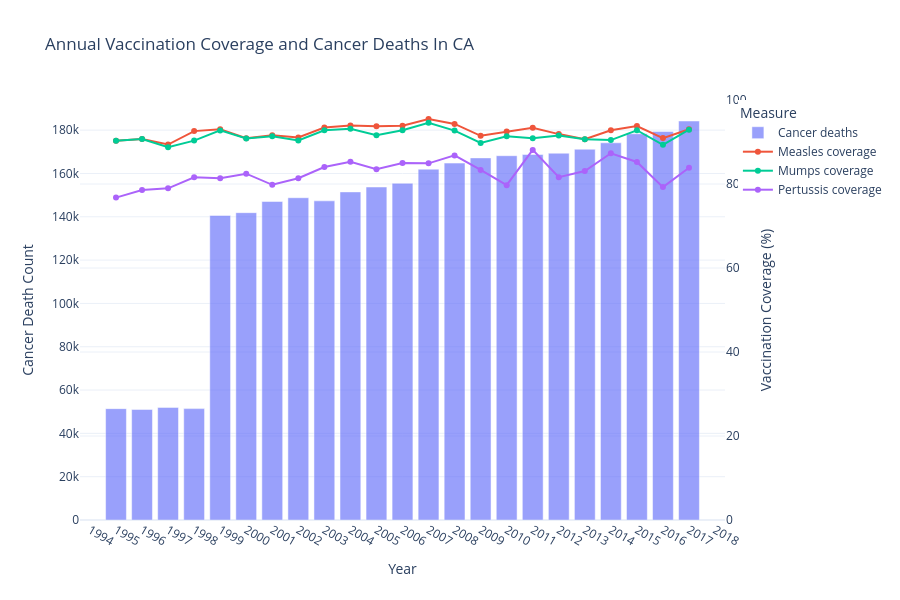

Notebook code for this chart:
### Code cell
graph_cancer_vaccination_coverage(panel_df, 'CA')

### Figure 1 — Plotly figure (JSON) as saved in the notebook; plotly's stock layout.template omitted (floating-point values rounded to 4 significant figures)
{"data": [{"hovertemplate": "Year: %{x}<br>Cancer deaths: %{y:,.0f}<extra></extra>", "name": "Cancer deaths", "opacity": 0.65, "type": "bar", "x": [1995, 1996, 1997, 1998, 1999, 2000, 2001, 2002, 2003, 2004, 2005, 2006, 2007, 2008, 2009, 2010, 2011, 2012, 2013, 2014, 2015, 2016, 2017], "y": [51420.0, 51060.0, 51990.0, 51430.0, 140700.0, 141900.0, 147100.0, 148800.0, 147400.0, 151500.0, 153700.0, 155500.0, 162000.0, 164800.0, 167200.0, 168200.0, 168800.0, 169400.0, 171200.0, 174200.0, 178300.0, 179400.0, 184200.0]}, {"hovertemplate": "Year: %{x}<br>Measles coverage: %{y:.2f}%<extra></extra>", "mode": "lines+markers", "name": "Measles coverage", "type": "scatter", "x": [1995, 1996, 1997, 1998, 1999, 2000, 2001, 2002, 2003, 2004, 2005, 2006, 2007, 2008, 2009, 2010, 2011, 2012, 2013, 2014, 2015, 2016, 2017], "y": [90.32, 90.73, 89.4, 92.59, 93.02, 90.89, 91.6, 91.07, 93.43, 93.91, 93.73, 93.89, 95.49, 94.31, 91.47, 92.5, 93.4, 91.88, 90.66, 92.79, 93.78, 90.93, 93.02], "yaxis": "y2"}, {"hovertemplate": "Year: %{x}<br>Mumps coverage: %{y:.2f}%<extra></extra>", "mode": "lines+markers", "name": "Mumps coverage", "type": "scatter", "x": [1995, 1996, 1997, 1998, 1999, 2000, 2001, 2002, 2003, 2004, 2005, 2006, 2007, 2008, 2009, 2010, 2011, 2012, 2013, 2014, 2015, 2016, 2017], "y": [90.32, 90.73, 88.77, 90.33, 92.76, 90.83, 91.34, 90.38, 92.8, 93.14, 91.59, 92.81, 94.6, 92.72, 89.78, 91.38, 90.9, 91.54, 90.66, 90.45, 92.8, 89.34, 92.92], "yaxis": "y2"}, {"hovertemplate": "Year: %{x}<br>Pertussis coverage: %{y:.2f}%<extra></extra>", "mode": "lines+markers", "name": "Pertussis coverage", "type": "scatter", "x": [1995, 1996, 1997, 1998, 1999, 2000, 2001, 2002, 2003, 2004, 2005, 2006, 2007, 2008, 2009, 2010, 2011, 2012, 2013, 2014, 2015, 2016, 2017], "y": [76.76, 78.57, 78.96, 81.59, 81.35, 82.46, 79.81, 81.38, 84.03, 85.29, 83.53, 85.02, 84.92, 86.81, 83.35, 79.73, 88.12, 81.63, 83.09, 87.32, 85.24, 79.26, 83.88], "yaxis": "y2"}], "layout": {"bargap": 0.2, "height": 600, "hovermode": "x unified", "legend": {"title": {"text": "Measure"}}, "title": {"text": "Annual Vaccination Coverage and Cancer Deaths In CA"}, "xaxis": {"dtick": 1, "title": {"text": "Year"}}, "yaxis": {"title": {"text": "Cancer Death Count"}}, "yaxis2": {"overlaying": "y", "range": [0, 100], "side": "right", "title": {"text": "Vaccination Coverage (%)"}}}}
